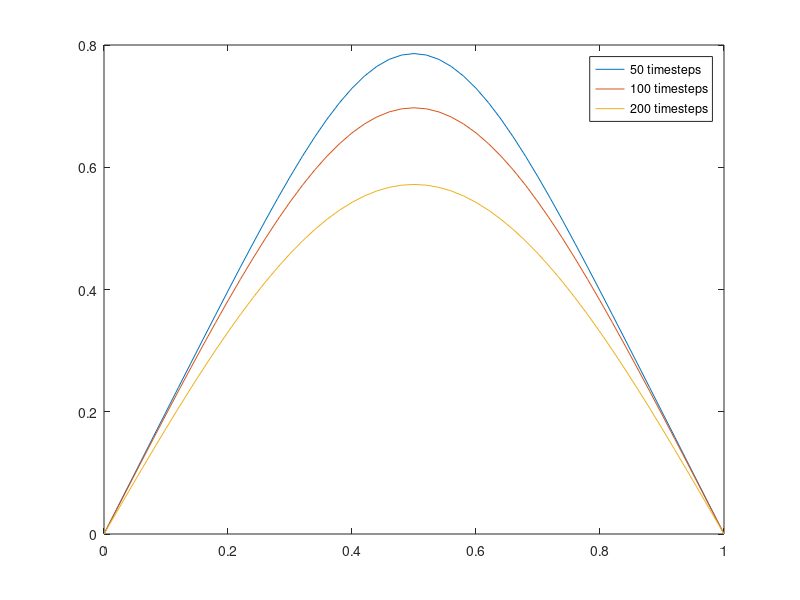

MATLAB code to generate this figure:
dx = 1/50;
dt = 0.9*((dx)^2)*0.5;
U = zeros(501, 51);

for i = 1:51
    if (i-1)*dx <= 0.5
        U(1, i) = 2*(i-1)*dx;
    else
        U(1, i) = 2*(1-(i-1)*dx);
    end
end

for i = 2:501
    for j = 2:50
        U(i, j) = U(i-1, j) + (dt/(dx^2))*(U(i-1, j+1) -2*U(i-1, j) + U(i-1, j-1));
    end
end

U(51, :)
U(101, :)
U(201, :)

x = linspace(0, 1, 51);
y1 = U(51, :);
plot(x, y1)

hold on
y2 = U(101, :);
plot(x, y2)

hold on
y3 = U(201, :);
plot(x, y3)

legend("50 timesteps", "100 timesteps", "200 timesteps")

%plot(linspace(0, 1, 51), U(51, :), "red", linspace(0, 1, 51), U(101, :), "blue", linspace(0, 1, 51), U(201, :), "yellow")

